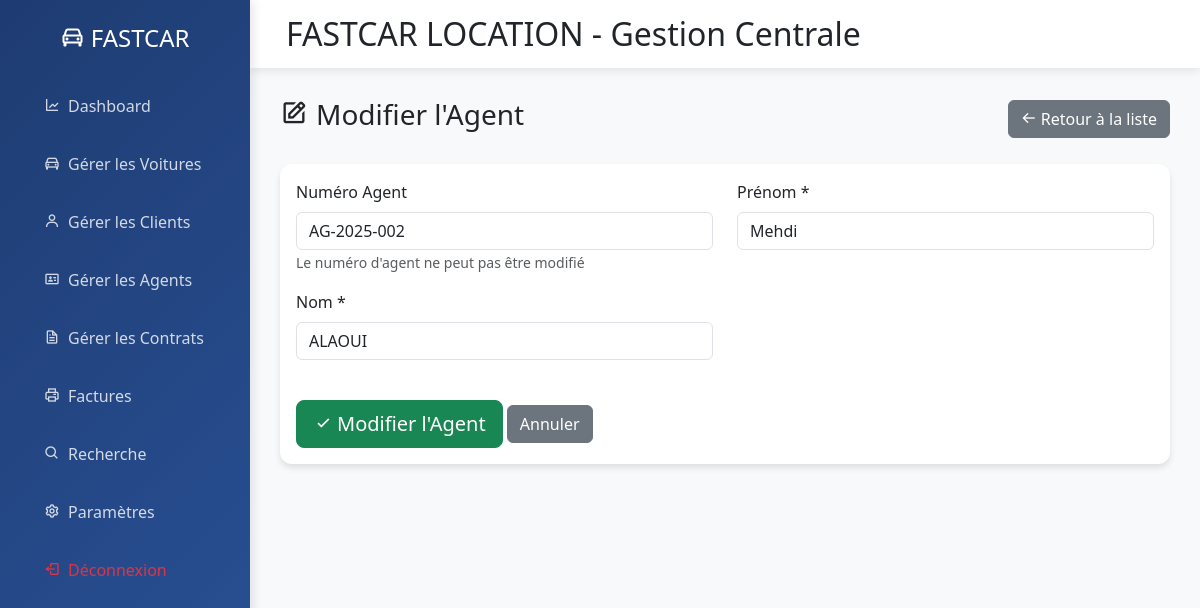
Screenshot of /dashboard.php?action=agents_edit&num_agent=AG-2025-002 (signed in) with the database file from the repository.
### tables this page shows
CREATE TABLE IF NOT EXISTS agents (
    num_agent VARCHAR(50) PRIMARY KEY,
    nom VARCHAR(100) NOT NULL,
    prenom VARCHAR(100) NOT NULL,
    created_at TIMESTAMP DEFAULT CURRENT_TIMESTAMP,
    updated_at TIMESTAMP DEFAULT CURRENT_TIMESTAMP ON UPDATE CURRENT_TIMESTAMP,
    INDEX idx_nom (nom),
    INDEX idx_prenom (prenom)
);

### controllers/AgentController.php (called while the page is built, shortened)
<?php
require_once 'models/repositories/AgentRepository.php';
class AgentController {
    private $agentRepo;
    public function __construct() {
        $this->agentRepo = new AgentRepository();
    }
    public function edit($numAgent) {
        $agent = $this->agentRepo->findById($numAgent);
        include 'views/agents/edit.php';
        return ob_get_clean();
    }
}
?>

### dashboard.php (called while the page is built, shortened)
<?php
require_once 'config/database.php';
$action = $_GET['action'] ?? 'analytics';
try {
    switch ($action) {
        case 'agents_edit':
            $controller = new AgentController();
            $content = $controller->edit($_GET['num_agent'] ?? '');
            break;
    }
} catch (Exception $e) {
    error_log("Erreur dans le dashboard: " . $e->getMessage());
    $content = "<div class='alert alert-danger'>Erreur : " . htmlspecialchars($e->getMessage()) . "</div>";
}
require 'views/layouts/main.php';
?>

### config/database.php (called while the page is built, shortened)
<?php
class Database {
    private static $instance = null;
    private function __construct() {
        try {
            $this->pdo = new PDO(
                "mysql:host=localhost;dbname=fastcar_location_version_2;charset=utf8mb4",
                "root",
                "",
                [
                    PDO::ATTR_ERRMODE => PDO::ERRMODE_EXCEPTION,
                    PDO::ATTR_DEFAULT_FETCH_MODE => PDO::FETCH_ASSOC,
                    PDO::ATTR_EMULATE_PREPARES => false
                ]
            );
        } catch (PDOException $e) {
            die("Erreur de connexion à la base de données: " . $e->getMessage());
        }
    }
    public static function getInstance() {
        if (self::$instance === null) {
            self::$instance = new Database();
        }
        return self::$instance->pdo;
    }
}
?>

### models/repositories/AgentRepository.php (called while the page is built, shortened)
<?php
require_once 'config/database.php';
require_once 'models/entities/Agent.php';
class AgentRepository {
    private $pdo;
    public function __construct() {
        $this->pdo = Database::getInstance();
    }
    public function findById(string $numAgent): ?Agent {
        try {
            $stmt = $this->pdo->prepare("SELECT * FROM agents WHERE num_agent = ?");
            $stmt->execute([$numAgent]);
            $data = $stmt->fetch(PDO::FETCH_ASSOC);
            return $data ? new Agent($data) : null;
        } catch (PDOException $e) {
            error_log("Erreur lors de la recherche de l'agent: " . $e->getMessage());
            return null;
        }
    }
}
?>

### models/entities/Agent.php (called while the page is built, shortened)
<?php
class Agent {
    public function __construct($data = []) {
        $this->numAgent = $data['num_agent'] ?? '';
        $this->nom = $data['nom'] ?? '';
        $this->prenom = $data['prenom'] ?? '';
    }
}
?>

### views/agents/edit.php (the view, shortened to what this page needs)
<div class="d-flex justify-content-between align-items-center mb-4">
    <h3><i class="bx bx-edit me-2"></i>Modifier l'Agent</h3>
    <a href="index.php?action=agents" class="btn btn-secondary">
        <i class="bx bx-arrow-back me-1"></i>Retour à la liste
    </a>
</div>
<div class="card">
    <div class="card-body">
        <form method="POST">
            <div class="row">
                <div class="col-md-6">
                    <div class="mb-3">
                        <label class="form-label">Numéro Agent</label>
                        <input type="text" class="form-control" value="<?= htmlspecialchars($agent->numAgent) ?>" readonly>
                        <small class="text-muted">Le numéro d'agent ne peut pas être modifié</small>
                    </div>
                    <div class="mb-3">
                        <label class="form-label">Nom *</label>
                        <input type="text" name="nom" class="form-control"
                               placeholder="Ex: BENSAID" required
                               value="<?= htmlspecialchars($agent->nom) ?>">
                    </div>
                </div>
                <div class="col-md-6">
                    <div class="mb-3">
                        <label class="form-label">Prénom *</label>
                        <input type="text" name="prenom" class="form-control"
                               placeholder="Ex: Amina" required
                               value="<?= htmlspecialchars($agent->prenom) ?>">
                    </div>
                </div>
            </div>
            <div class="mt-4">
                <button type="submit" class="btn btn-success btn-lg">
                    <i class="bx bx-check me-1"></i>Modifier l'Agent
                </button>
                <a href="dashboard.php?action=agents" class="btn btn-secondary">Annuler</a>
            </div>
        </form>
    </div>
</div>

### views/layouts/main.php (style rules this page uses)
:root { --primary-color: #1e3c72; --primary-light: #2a5298; }
.card { border: none; border-radius: 12px; box-shadow: 0 4px 6px rgba(0,0,0,0.1); transition: transform 0.2s; }

### rows the page displays
agents: num_agent "AG-2025-002", nom "ALAOUI", prenom "Mehdi"
